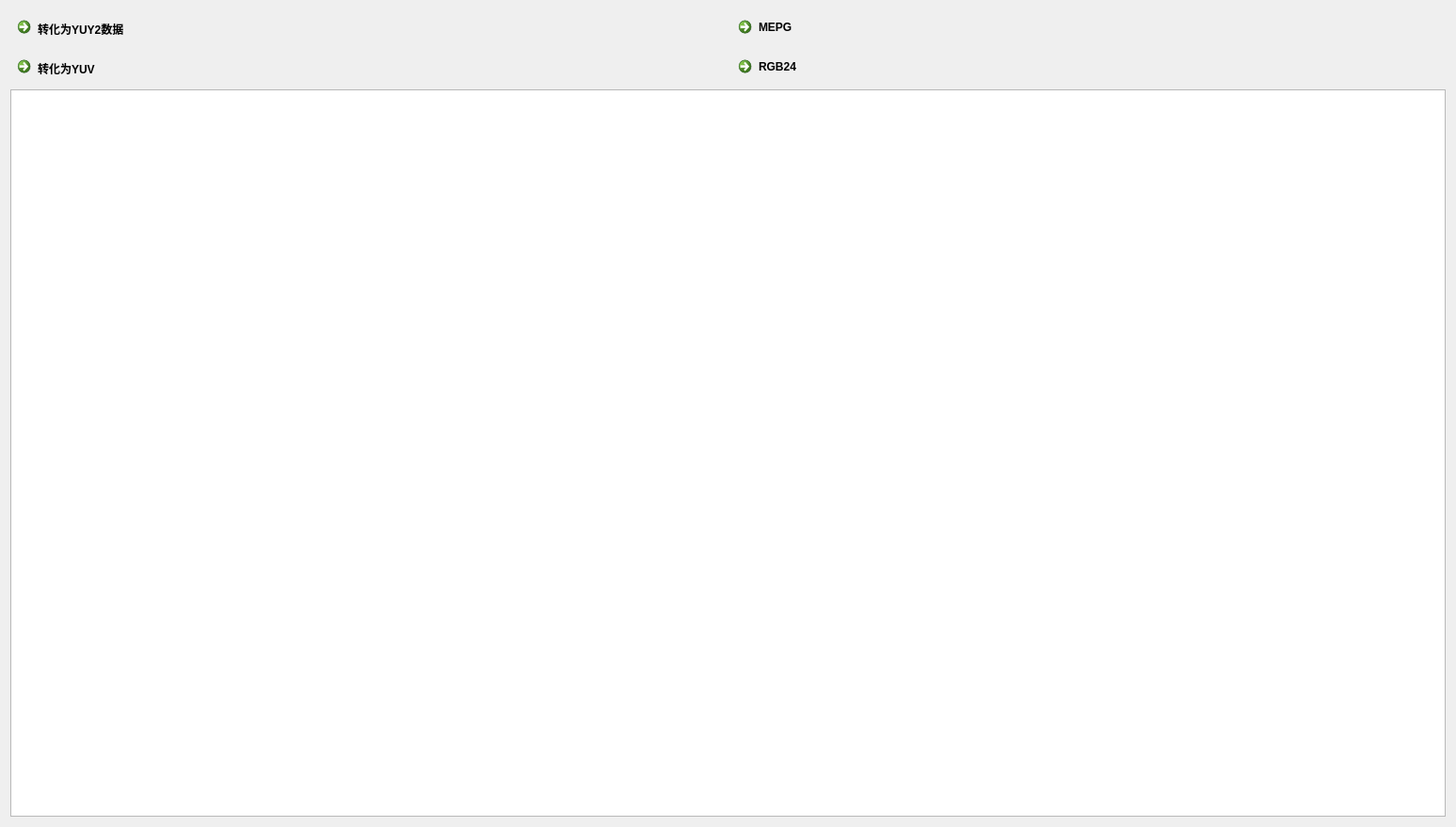
<?xml version="1.0" encoding="UTF-8"?>
<ui version="4.0">
 <class>Widget</class>
 <widget class="QWidget" name="Widget">
  <property name="geometry">
   <rect>
    <x>0</x>
    <y>0</y>
    <width>1547</width>
    <height>879</height>
   </rect>
  </property>
  <property name="windowTitle">
   <string>Widget</string>
  </property>
  <layout class="QGridLayout" name="gridLayout">
   <item row="0" column="0">
    <widget class="QCommandLinkButton" name="btnConvYUY2">
     <property name="text">
      <string>转化为YUY2数据</string>
     </property>
    </widget>
   </item>
   <item row="0" column="1">
    <widget class="QCommandLinkButton" name="commandLinkButton_2">
     <property name="text">
      <string>MEPG</string>
     </property>
    </widget>
   </item>
   <item row="1" column="0">
    <widget class="QCommandLinkButton" name="commandLinkButton">
     <property name="text">
      <string>转化为YUV</string>
     </property>
    </widget>
   </item>
   <item row="1" column="1">
    <widget class="QCommandLinkButton" name="commandLinkButton_3">
     <property name="text">
      <string>RGB24</string>
     </property>
    </widget>
   </item>
   <item row="2" column="0" colspan="2">
    <widget class="QTextEdit" name="textEditOut"/>
   </item>
  </layout>
 </widget>
 <layoutdefault spacing="6" margin="11"/>
 <resources/>
 <connections/>
</ui>
